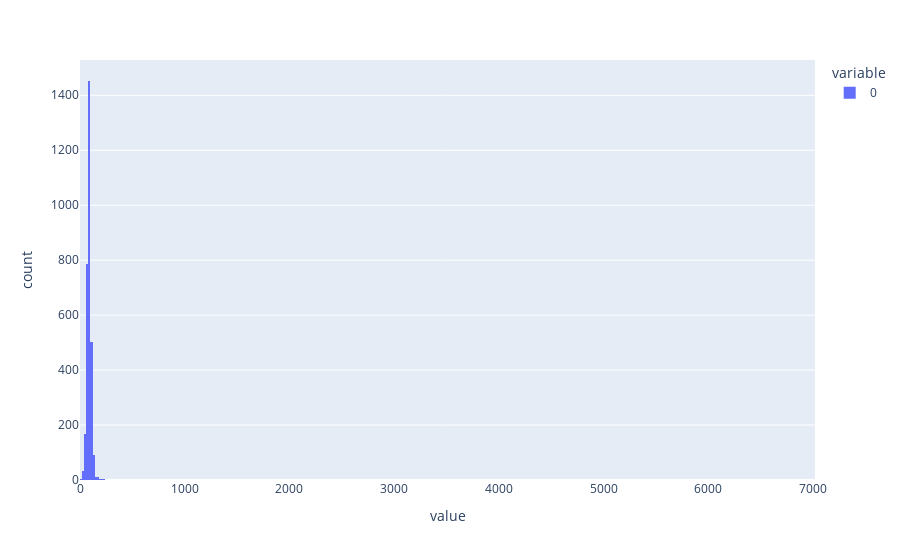
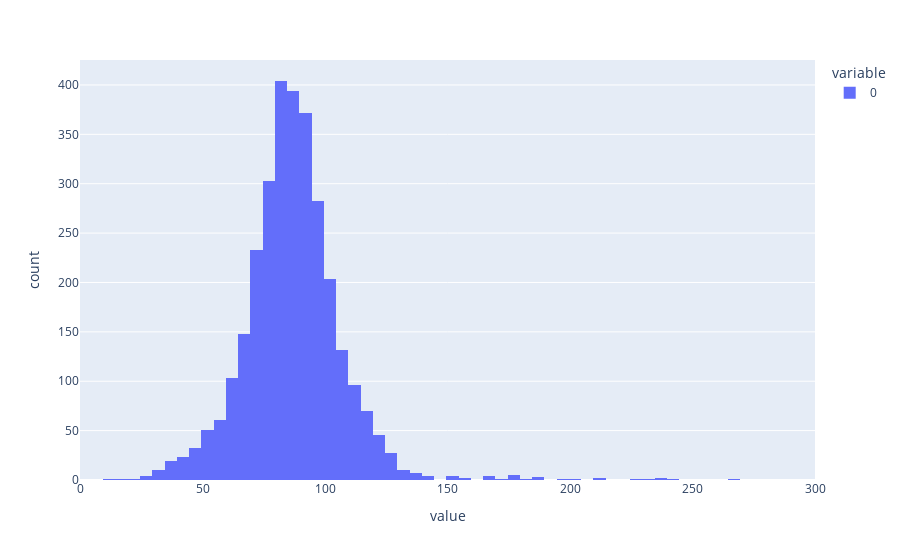

Notebook code cell kept with these figures, in order:
### Code cell
sae.eval()  # prevents error if we're expecting a dead neuron mask for who grads
print(token_dataset.shape)
with torch.no_grad():
    # activation store can give us tokens.
    batch_tokens = token_dataset[:3]["tokens"]
    print(batch_tokens.shape)
    _, cache = model.run_with_cache(batch_tokens, prepend_bos=True)

    # Use the SAE
    feature_acts = sae.encode(cache[sae.cfg.hook_name])
    sae_out = sae.decode(feature_acts)

    # save some room
    del cache

    # ignore the bos token, get the number of features that activated in each token, averaged accross batch and position
    l0 = (feature_acts[:, 1:] > 0).float().sum(-1).detach()
    print("average l0", l0.mean().item())
    px.histogram(l0.flatten().cpu().numpy()).show()
    
    fig = px.histogram(l0.flatten().cpu().numpy(), nbins=3000)
    fig.update_xaxes(range=[0, 300])
    fig.show()

### Figure 1 — Plotly figure (JSON) as saved in the notebook; plotly's stock layout.template omitted (floating-point values rounded to 4 significant figures; data arrays with more than 128 entries replaced by an {"elided": "..."} marker saying what was removed)
{"data": [{"alignmentgroup": "True", "bingroup": "x", "hovertemplate": "variable=0<br>value=%{x}<br>count=%{y}<extra></extra>", "legendgroup": "0", "marker": {"color": "#636efa", "pattern": {"shape": ""}}, "name": "0", "offsetgroup": "0", "orientation": "v", "showlegend": true, "type": "histogram", "x": {"elided": "3069 int values"}, "xaxis": "x", "yaxis": "y"}], "layout": {"autosize": true, "barmode": "relative", "legend": {"title": {"text": "variable"}, "tracegroupgap": 0}, "margin": {"t": 60}, "xaxis": {"anchor": "y", "autorange": true, "domain": [0, 1], "range": [-0.5, 7020.0], "title": {"text": "value"}, "type": "linear"}, "yaxis": {"anchor": "x", "autorange": true, "domain": [0, 1], "range": [0, 1528.0], "title": {"text": "count"}}}}

### Figure 2 — Plotly figure (JSON) as saved in the notebook; plotly's stock layout.template omitted (floating-point values rounded to 4 significant figures; data arrays with more than 128 entries replaced by an {"elided": "..."} marker saying what was removed)
{"data": [{"alignmentgroup": "True", "bingroup": "x", "hovertemplate": "variable=0<br>value=%{x}<br>count=%{y}<extra></extra>", "legendgroup": "0", "marker": {"color": "#636efa", "pattern": {"shape": ""}}, "name": "0", "nbinsx": 3000, "offsetgroup": "0", "orientation": "v", "showlegend": true, "type": "histogram", "x": {"elided": "3069 int values"}, "xaxis": "x", "yaxis": "y"}], "layout": {"autosize": true, "barmode": "relative", "legend": {"title": {"text": "variable"}, "tracegroupgap": 0}, "margin": {"t": 60}, "xaxis": {"anchor": "y", "domain": [0, 1], "range": [0, 300], "title": {"text": "value"}, "type": "linear"}, "yaxis": {"anchor": "x", "autorange": true, "domain": [0, 1], "range": [0, 425.3], "title": {"text": "count"}}}}
